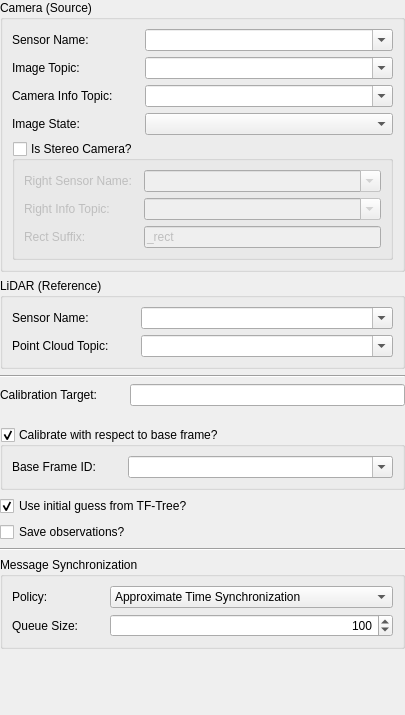
<?xml version="1.0" encoding="UTF-8"?>
<ui version="4.0">
 <class>multisensor_calibration::ExtrinsicCameraLidarConfigWidget</class>
 <widget class="QWidget" name="multisensor_calibration::ExtrinsicCameraLidarConfigWidget">
  <property name="geometry">
   <rect>
    <x>0</x>
    <y>0</y>
    <width>405</width>
    <height>715</height>
   </rect>
  </property>
  <property name="sizePolicy">
   <sizepolicy hsizetype="Preferred" vsizetype="Fixed">
    <horstretch>0</horstretch>
    <verstretch>0</verstretch>
   </sizepolicy>
  </property>
  <property name="minimumSize">
   <size>
    <width>0</width>
    <height>715</height>
   </size>
  </property>
  <property name="maximumSize">
   <size>
    <width>16777215</width>
    <height>715</height>
   </size>
  </property>
  <property name="windowTitle">
   <string>Form</string>
  </property>
  <layout class="QVBoxLayout" name="verticalLayout">
   <property name="leftMargin">
    <number>0</number>
   </property>
   <property name="topMargin">
    <number>0</number>
   </property>
   <property name="rightMargin">
    <number>0</number>
   </property>
   <property name="bottomMargin">
    <number>0</number>
   </property>
   <item>
    <widget class="QGroupBox" name="cameraGroupBox">
     <property name="title">
      <string>Camera (Source)</string>
     </property>
     <layout class="QVBoxLayout" name="verticalLayout_2">
      <item>
       <layout class="QFormLayout" name="formLayout_6">
        <property name="horizontalSpacing">
         <number>32</number>
        </property>
        <item row="0" column="0">
         <widget class="QLabel" name="cameraNameLabel">
          <property name="text">
           <string>Sensor Name:</string>
          </property>
         </widget>
        </item>
        <item row="0" column="1">
         <widget class="QComboBox" name="cameraNameComboBox">
          <property name="toolTip">
           <string>Select or enter the name of the source camera sensor.</string>
          </property>
          <property name="editable">
           <bool>true</bool>
          </property>
         </widget>
        </item>
        <item row="1" column="0">
         <widget class="QLabel" name="imageTopicLabel">
          <property name="text">
           <string>Image Topic:</string>
          </property>
         </widget>
        </item>
        <item row="1" column="1">
         <widget class="QComboBox" name="imageTopicComboBox">
          <property name="toolTip">
           <string>Select or enter the topic name on which the camera images are published.</string>
          </property>
          <property name="editable">
           <bool>true</bool>
          </property>
         </widget>
        </item>
        <item row="2" column="0">
         <widget class="QLabel" name="infoTopicLabel">
          <property name="text">
           <string>Camera Info Topic:</string>
          </property>
         </widget>
        </item>
        <item row="2" column="1">
         <widget class="QComboBox" name="infoTopicComboBox">
          <property name="toolTip">
           <string>Select or enter the topic name on which the camera info messages are published. If left empty, this will be constructed from the image topic.</string>
          </property>
          <property name="editable">
           <bool>true</bool>
          </property>
         </widget>
        </item>
        <item row="3" column="0">
         <widget class="QLabel" name="imageStateLabel">
          <property name="text">
           <string>Image State:</string>
          </property>
         </widget>
        </item>
        <item row="3" column="1">
         <widget class="QComboBox" name="imageStateComboBox">
          <property name="toolTip">
           <string>&lt;html&gt;&lt;head/&gt;&lt;body&gt;&lt;p&gt;Select the state of the image data:&lt;/p&gt;&lt;p&gt;  - DISTORTED: The image directly coming from the sensor, i.e. containing lense distortion.&lt;/p&gt;&lt;p&gt;  - UNDISTORTED: The image has been made free of lense distortion.&lt;/p&gt;&lt;p&gt;  - STEREO_RECTIFIED: The image comes from a stereo camera has been rectified so that the images of both cameras align horizontally.&lt;/p&gt;&lt;/body&gt;&lt;/html&gt;</string>
          </property>
         </widget>
        </item>
       </layout>
      </item>
      <item>
       <widget class="QGroupBox" name="isStereoGroupBox">
        <property name="title">
         <string>Is Stereo Camera?</string>
        </property>
        <property name="checkable">
         <bool>true</bool>
        </property>
        <property name="checked">
         <bool>false</bool>
        </property>
        <layout class="QFormLayout" name="formLayout">
         <property name="horizontalSpacing">
          <number>12</number>
         </property>
         <item row="0" column="0">
          <widget class="QLabel" name="rightCameraNameLabel">
           <property name="text">
            <string>Right Sensor Name:</string>
           </property>
          </widget>
         </item>
         <item row="0" column="1">
          <widget class="QComboBox" name="rightCameraNameComboBox">
           <property name="editable">
            <bool>true</bool>
           </property>
          </widget>
         </item>
         <item row="1" column="0">
          <widget class="QLabel" name="rightCameraInfoLabel">
           <property name="text">
            <string>Right Info Topic:</string>
           </property>
          </widget>
         </item>
         <item row="1" column="1">
          <widget class="QComboBox" name="rightInfoComboBox">
           <property name="editable">
            <bool>true</bool>
           </property>
          </widget>
         </item>
         <item row="2" column="0">
          <widget class="QLabel" name="rectSuffixlabel">
           <property name="text">
            <string>Rect Suffix:</string>
           </property>
          </widget>
         </item>
         <item row="2" column="1">
          <widget class="QLineEdit" name="rectSuffixLineEdit">
           <property name="text">
            <string>_rect</string>
           </property>
          </widget>
         </item>
        </layout>
       </widget>
      </item>
     </layout>
    </widget>
   </item>
   <item>
    <widget class="QGroupBox" name="lidarGroupBox">
     <property name="title">
      <string>LiDAR (Reference)</string>
     </property>
     <layout class="QFormLayout" name="formLayout_2">
      <property name="horizontalSpacing">
       <number>32</number>
      </property>
      <item row="0" column="0">
       <widget class="QLabel" name="lidarNameLabel">
        <property name="text">
         <string>Sensor Name:</string>
        </property>
       </widget>
      </item>
      <item row="1" column="0">
       <widget class="QLabel" name="cloudTopicLabel">
        <property name="text">
         <string>Point Cloud Topic:</string>
        </property>
       </widget>
      </item>
      <item row="1" column="1">
       <widget class="QComboBox" name="cloudTopicComboBox">
        <property name="toolTip">
         <string>Select or enter the topic name on which the point clouds are published.</string>
        </property>
        <property name="editable">
         <bool>true</bool>
        </property>
       </widget>
      </item>
      <item row="0" column="1">
       <widget class="QComboBox" name="lidarNameComboBox">
        <property name="toolTip">
         <string>Select or enter the name of the reference LiDAR sensor.</string>
        </property>
        <property name="editable">
         <bool>true</bool>
        </property>
       </widget>
      </item>
     </layout>
    </widget>
   </item>
   <item>
    <widget class="Line" name="line">
     <property name="orientation">
      <enum>Qt::Horizontal</enum>
     </property>
    </widget>
   </item>
   <item>
    <widget class="QWidget" name="calibTargetWidget" native="true">
     <property name="sizePolicy">
      <sizepolicy hsizetype="MinimumExpanding" vsizetype="Minimum">
       <horstretch>0</horstretch>
       <verstretch>0</verstretch>
      </sizepolicy>
     </property>
     <property name="minimumSize">
      <size>
       <width>0</width>
       <height>37</height>
      </size>
     </property>
     <property name="maximumSize">
      <size>
       <width>16777215</width>
       <height>37</height>
      </size>
     </property>
     <layout class="QFormLayout" name="formLayout_3">
      <property name="horizontalSpacing">
       <number>32</number>
      </property>
      <property name="leftMargin">
       <number>0</number>
      </property>
      <property name="topMargin">
       <number>0</number>
      </property>
      <property name="rightMargin">
       <number>0</number>
      </property>
      <property name="bottomMargin">
       <number>0</number>
      </property>
      <item row="0" column="0">
       <widget class="QLabel" name="calibTargetFileLabel">
        <property name="text">
         <string>Calibration Target:</string>
        </property>
       </widget>
      </item>
      <item row="0" column="1">
       <widget class="QLineEdit" name="calibTargetFileLineEdit">
        <property name="toolTip">
         <string>Configuration file of the calibration target.</string>
        </property>
        <property name="readOnly">
         <bool>true</bool>
        </property>
       </widget>
      </item>
     </layout>
    </widget>
   </item>
   <item>
    <widget class="QGroupBox" name="baseFrameGroupBox">
     <property name="toolTip">
      <string>Calibrate the pose of the source sensor with respect to a base frame.</string>
     </property>
     <property name="title">
      <string>Calibrate with respect to base frame?</string>
     </property>
     <property name="checkable">
      <bool>true</bool>
     </property>
     <layout class="QFormLayout" name="formLayout_4">
      <property name="horizontalSpacing">
       <number>32</number>
      </property>
      <item row="0" column="0">
       <widget class="QLabel" name="baseFrameLabel">
        <property name="text">
         <string>Base Frame ID:</string>
        </property>
       </widget>
      </item>
      <item row="0" column="1">
       <widget class="QComboBox" name="baseFrameComboBox">
        <property name="toolTip">
         <string>Select the frame ID of the base frame with respect to which the pose is to be calibrated.</string>
        </property>
        <property name="editable">
         <bool>true</bool>
        </property>
        <property name="sizeAdjustPolicy">
         <enum>QComboBox::AdjustToContentsOnFirstShow</enum>
        </property>
       </widget>
      </item>
     </layout>
    </widget>
   </item>
   <item>
    <widget class="QCheckBox" name="initialGuessCheckBox">
     <property name="toolTip">
      <string>Use the data provided by the TF-Tree to extract an initial guess for the calibration.</string>
     </property>
     <property name="text">
      <string>Use initial guess from TF-Tree?</string>
     </property>
     <property name="checked">
      <bool>true</bool>
     </property>
    </widget>
   </item>
   <item>
    <widget class="QCheckBox" name="observationsCheckBox">
     <property name="toolTip">
      <string>Save the observations which have been used for the calibration into the calibration workspace.</string>
     </property>
     <property name="text">
      <string>Save observations?</string>
     </property>
    </widget>
   </item>
   <item>
    <widget class="Line" name="line_2">
     <property name="orientation">
      <enum>Qt::Horizontal</enum>
     </property>
    </widget>
   </item>
   <item>
    <widget class="QGroupBox" name="synchronizatioGroupBox">
     <property name="title">
      <string>Message Synchronization</string>
     </property>
     <layout class="QFormLayout" name="formLayout_5">
      <property name="horizontalSpacing">
       <number>32</number>
      </property>
      <item row="0" column="0">
       <widget class="QLabel" name="syncPolicyLabel">
        <property name="text">
         <string>Policy:</string>
        </property>
       </widget>
      </item>
      <item row="0" column="1">
       <widget class="QComboBox" name="syncPolicyComboBox">
        <property name="toolTip">
         <string>Select which type of time synchronization is to be used to synchronize the sensor messages.</string>
        </property>
        <property name="currentIndex">
         <number>1</number>
        </property>
        <item>
         <property name="text">
          <string>Exact Time Synchronization</string>
         </property>
        </item>
        <item>
         <property name="text">
          <string>Approximate Time Synchronization</string>
         </property>
        </item>
       </widget>
      </item>
      <item row="1" column="0">
       <widget class="QLabel" name="queueSizeLabel">
        <property name="text">
         <string>Queue Size:</string>
        </property>
       </widget>
      </item>
      <item row="1" column="1">
       <widget class="QSpinBox" name="queueSizeSpinBox">
        <property name="toolTip">
         <string>Queue size used for the time synchronization.</string>
        </property>
        <property name="layoutDirection">
         <enum>Qt::LeftToRight</enum>
        </property>
        <property name="alignment">
         <set>Qt::AlignRight|Qt::AlignTrailing|Qt::AlignVCenter</set>
        </property>
        <property name="buttonSymbols">
         <enum>QAbstractSpinBox::UpDownArrows</enum>
        </property>
        <property name="minimum">
         <number>1</number>
        </property>
        <property name="maximum">
         <number>999</number>
        </property>
        <property name="singleStep">
         <number>10</number>
        </property>
        <property name="value">
         <number>100</number>
        </property>
       </widget>
      </item>
     </layout>
    </widget>
   </item>
   <item>
    <spacer name="verticalSpacer">
     <property name="orientation">
      <enum>Qt::Vertical</enum>
     </property>
     <property name="sizeType">
      <enum>QSizePolicy::MinimumExpanding</enum>
     </property>
     <property name="sizeHint" stdset="0">
      <size>
       <width>20</width>
       <height>0</height>
      </size>
     </property>
    </spacer>
   </item>
  </layout>
 </widget>
 <resources/>
 <connections/>
</ui>
